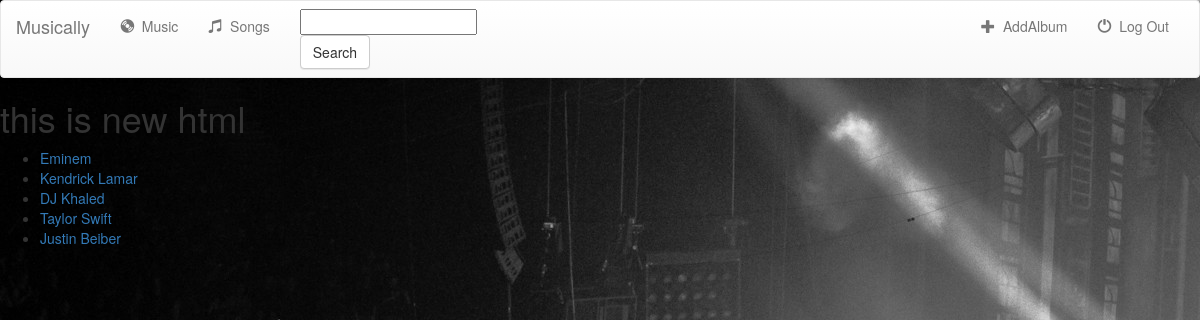
The app's page /music/ with its own data.
### music/models.py (models this page shows, shortened)
class Album(models.Model):
    singer=models.CharField(max_length=30)
    singer_album=models.CharField(max_length=30)
    genre=models.CharField(max_length=30)

### music/views.py (the view)
def index(request):
    all_albums = Album.objects.all()
    context ={
        'all_albums': all_albums,
    }
    return render(request,'music/index.html',context)

### music/templates/music/index.html
{% extends 'music/header.html' %}
{% block a %}
<h1> this is new html </h1>
<ul>
    {% for a in all_albums %}
    <li>
        <a href="{% url 'music:detail' a.id %}/">{{ a.singer }}
        </a>
    </li>
    {% endfor %}
</ul>
{% endblock %}

### music/static/music/style.css (style rules this page uses)
body { background: white url("images/concert.jpg"); }

### records on screen
Album: singer "Eminem"
Album: singer "Kendrick Lamar"
Album: singer "DJ Khaled"
Album: singer "Taylor Swift"
Album: singer "Justin Beiber"
